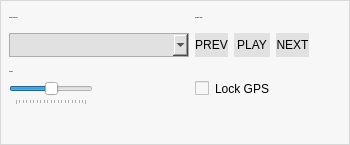
           <widget class="QGroupBox" name="grpAudio">
            <property name="sizePolicy">
             <sizepolicy hsizetype="Expanding" vsizetype="Expanding">
              <horstretch>0</horstretch>
              <verstretch>0</verstretch>
             </sizepolicy>
            </property>
            <property name="minimumSize">
             <size>
              <width>350</width>
              <height>145</height>
             </size>
            </property>
            <property name="maximumSize">
             <size>
              <width>350</width>
              <height>200</height>
             </size>
            </property>
            <property name="font">
             <font>
              <family>Segoe UI</family>
              <pointsize>8</pointsize>
              <weight>50</weight>
              <bold>false</bold>
             </font>
            </property>
            <property name="autoFillBackground">
             <bool>false</bool>
            </property>
            <property name="styleSheet">
             <string notr="true">background-color: #F7F7F7;
border-style:solid;
border-width: 1px;
border-color: #D8D8D8;</string>
            </property>
            <property name="title">
             <string/>
            </property>
            <property name="alignment">
             <set>Qt::AlignBottom|Qt::AlignLeading|Qt::AlignLeft</set>
            </property>
            <property name="flat">
             <bool>false</bool>
            </property>
            <property name="checkable">
             <bool>false</bool>
            </property>
            <layout class="QFormLayout" name="formLayout">
             <property name="leftMargin">
              <number>8</number>
             </property>
             <property name="topMargin">
              <number>8</number>
             </property>
             <property name="rightMargin">
              <number>5</number>
             </property>
             <property name="bottomMargin">
              <number>5</number>
             </property>
             <item row="0" column="0">
              <layout class="QGridLayout" name="gridLayout">
               <item row="0" column="0">
                <layout class="QVBoxLayout" name="verticalLayout">
                 <item>
                  <layout class="QHBoxLayout" name="horizontalLayout">
                   <item>
                    <widget class="QLabel" name="label_4">
                     <property name="minimumSize">
                      <size>
                       <width>0</width>
                       <height>18</height>
                      </size>
                     </property>
                     <property name="maximumSize">
                      <size>
                       <width>16777215</width>
                       <height>18</height>
                      </size>
                     </property>
                     <property name="font">
                      <font>
                       <family>Segoe UI</family>
                       <pointsize>-1</pointsize>
                       <weight>75</weight>
                       <italic>false</italic>
                       <bold>true</bold>
                       <kerning>false</kerning>
                      </font>
                     </property>
                     <property name="styleSheet">
                      <string notr="true">font: Bold 13px 'Segoe UI';
border:none;</string>
                     </property>
                     <property name="text">
                      <string>Current Audio File:</string>
                     </property>
                    </widget>
                   </item>
                   <item>
                    <spacer name="horizontalSpacer">
                     <property name="orientation">
                      <enum>Qt::Horizontal</enum>
                     </property>
                     <property name="sizeType">
                      <enum>QSizePolicy::Expanding</enum>
                     </property>
                     <property name="sizeHint" stdset="0">
                      <size>
                       <width>50</width>
                       <height>18</height>
                      </size>
                     </property>
                    </spacer>
                   </item>
                  </layout>
                 </item>
                 <item>
                  <widget class="QComboBox" name="wavFileList">
                   <property name="minimumSize">
                    <size>
                     <width>180</width>
                     <height>24</height>
                    </size>
                   </property>
                   <property name="maximumSize">
                    <size>
                     <width>16777215</width>
                     <height>24</height>
                    </size>
                   </property>
                   <property name="styleSheet">
                    <string notr="true">QComboBox
{
font-size:  12px;
font-style: regular;
font-family: &quot;Segoe UI&quot;;
border: 1px solid #ADADAD;
background-color: #E1E1E1;
}
QComboBox::drop-down
{
     subcontrol-origin: padding;
     subcontrol-position: top right;
     width: 15px;
     color: white;
 }
QComboBox QAbstractItemView
{
    border: 2px solid darkgray;
    color: black;
    background-color:white;
}</string>
                   </property>
                  </widget>
                 </item>
                </layout>
               </item>
               <item row="1" column="0">
                <layout class="QVBoxLayout" name="verticalLayout_2">
                 <property name="spacing">
                  <number>0</number>
                 </property>
                 <property name="leftMargin">
                  <number>0</number>
                 </property>
                 <property name="topMargin">
                  <number>0</number>
                 </property>
                 <property name="rightMargin">
                  <number>0</number>
                 </property>
                 <property name="bottomMargin">
                  <number>0</number>
                 </property>
                 <item>
                  <widget class="QLabel" name="label_6">
                   <property name="minimumSize">
                    <size>
                     <width>0</width>
                     <height>18</height>
                    </size>
                   </property>
                   <property name="maximumSize">
                    <size>
                     <width>16777215</width>
                     <height>18</height>
                    </size>
                   </property>
                   <property name="font">
                    <font>
                     <family>Segoe UI</family>
                     <pointsize>-1</pointsize>
                     <weight>75</weight>
                     <italic>false</italic>
                     <bold>true</bold>
                     <kerning>false</kerning>
                    </font>
                   </property>
                   <property name="styleSheet">
                    <string notr="true">font: Bold 13px 'Segoe UI';
border:none;</string>
                   </property>
                   <property name="text">
                    <string>Volume:</string>
                   </property>
                  </widget>
                 </item>
                 <item>
                  <widget class="QSlider" name="Volume">
                   <property name="sizePolicy">
                    <sizepolicy hsizetype="Fixed" vsizetype="Fixed">
                     <horstretch>0</horstretch>
                     <verstretch>0</verstretch>
                    </sizepolicy>
                   </property>
                   <property name="minimumSize">
                    <size>
                     <width>71</width>
                     <height>24</height>
                    </size>
                   </property>
                   <property name="maximumSize">
                    <size>
                     <width>16777215</width>
                     <height>24</height>
                    </size>
                   </property>
                   <property name="styleSheet">
                    <string notr="true">border:none;</string>
                   </property>
                   <property name="value">
                    <number>50</number>
                   </property>
                   <property name="orientation">
                    <enum>Qt::Horizontal</enum>
                   </property>
                   <property name="tickPosition">
                    <enum>QSlider::TicksBelow</enum>
                   </property>
                   <property name="tickInterval">
                    <number>5</number>
                   </property>
                  </widget>
                 </item>
                </layout>
               </item>
              </layout>
             </item>
             <item row="0" column="1">
              <layout class="QFormLayout" name="formLayout_2">
               <item row="0" column="0">
                <layout class="QVBoxLayout" name="verticalLayout_3">
                 <item>
                  <layout class="QHBoxLayout" name="horizontalLayout_5">
                   <item>
                    <widget class="QLabel" name="label_5">
                     <property name="minimumSize">
                      <size>
                       <width>0</width>
                       <height>18</height>
                      </size>
                     </property>
                     <property name="maximumSize">
                      <size>
                       <width>16777215</width>
                       <height>18</height>
                      </size>
                     </property>
                     <property name="font">
                      <font>
                       <family>Segoe UI</family>
                       <pointsize>-1</pointsize>
                       <weight>75</weight>
                       <italic>false</italic>
                       <bold>true</bold>
                       <kerning>false</kerning>
                      </font>
                     </property>
                     <property name="styleSheet">
                      <string notr="true">font: Bold 13px 'Segoe UI';
border:none;</string>
                     </property>
                     <property name="text">
                      <string>Playback Audio:</string>
                     </property>
                    </widget>
                   </item>
                   <item>
                    <spacer name="horizontalSpacer_6">
                     <property name="orientation">
                      <enum>Qt::Horizontal</enum>
                     </property>
                     <property name="sizeType">
                      <enum>QSizePolicy::Fixed</enum>
                     </property>
                     <property name="sizeHint" stdset="0">
                      <size>
                       <width>40</width>
                       <height>18</height>
                      </size>
                     </property>
                    </spacer>
                   </item>
                  </layout>
                 </item>
                 <item>
                  <layout class="QHBoxLayout" name="horizontalLayout_2">
                   <item>
                    <widget class="QPushButton" name="Back">
                     <property name="minimumSize">
                      <size>
                       <width>0</width>
                       <height>24</height>
                      </size>
                     </property>
                     <property name="maximumSize">
                      <size>
                       <width>70</width>
                       <height>24</height>
                      </size>
                     </property>
                     <property name="styleSheet">
                      <string notr="true">QPushButton {
  border: none;
  opacity: 1;
  text-align: center;
  font: BOLD 13px &quot;Segoe UI&quot;;
  color: #000000;
  background: #E1E1E1;
  margin: 0;
}
QPushButton:hover{
  color: #000000;
  background-color: #ADADAD;
}
QPushButton:focus{
  #box-shadow: none, 0 0 0 0.2rem rgba(0, 188, 212, 0.5);
}</string>
                     </property>
                     <property name="text">
                      <string>PREV</string>
                     </property>
                    </widget>
                   </item>
                   <item>
                    <widget class="QPushButton" name="Play">
                     <property name="minimumSize">
                      <size>
                       <width>0</width>
                       <height>24</height>
                      </size>
                     </property>
                     <property name="maximumSize">
                      <size>
                       <width>70</width>
                       <height>24</height>
                      </size>
                     </property>
                     <property name="styleSheet">
                      <string notr="true">QPushButton {
  border: none;
  opacity: 1;
  text-align: center;
  font: BOLD 13px &quot;Segoe UI&quot;;
  color: #000000;
  background: #E1E1E1;
  margin: 0;
  padding-left: 3px; 
  padding-right: 3px;
}
QPushButton:hover{
  color: #000000;
  background-color: #ADADAD;
}
QPushButton:focus{
  #box-shadow: none, 0 0 0 0.2rem rgba(0, 188, 212, 0.5);
}</string>
                     </property>
                     <property name="text">
                      <string>PLAY</string>
                     </property>
                    </widget>
                   </item>
                   <item>
                    <widget class="QPushButton" name="Next">
                     <property name="minimumSize">
                      <size>
                       <width>0</width>
                       <height>24</height>
                      </size>
                     </property>
                     <property name="maximumSize">
                      <size>
                       <width>70</width>
                       <height>24</height>
                      </size>
                     </property>
                     <property name="styleSheet">
                      <string notr="true">QPushButton {
  border: none;
  opacity: 1;
  text-align: center;
  font: BOLD 13px &quot;Segoe UI&quot;;
  color: #000000;
  background: #E1E1E1;
  margin: 0;
}
QPushButton:hover{
  color: #000000;
  background-color: #ADADAD;
}
QPushButton:focus{
  #box-shadow: none, 0 0 0 0.2rem rgba(0, 188, 212, 0.5);
}</string>
                     </property>
                     <property name="text">
                      <string>NEXT</string>
                     </property>
                    </widget>
                   </item>
                  </layout>
                 </item>
                </layout>
               </item>
               <item row="1" column="0">
                <layout class="QVBoxLayout" name="verticalLayout_4">
                 <item>
                  <spacer name="horizontalSpacer_2">
                   <property name="orientation">
                    <enum>Qt::Horizontal</enum>
                   </property>
                   <property name="sizeType">
                    <enum>QSizePolicy::Expanding</enum>
                   </property>
                   <property name="sizeHint" stdset="0">
                    <size>
                     <width>40</width>
                     <height>18</height>
                    </size>
                   </property>
                  </spacer>
                 </item>
                 <item>
                  <widget class="QCheckBox" name="lockGPS">
                   <property name="sizePolicy">
                    <sizepolicy hsizetype="Fixed" vsizetype="Fixed">
                     <horstretch>0</horstretch>
                     <verstretch>0</verstretch>
                    </sizepolicy>
                   </property>
                   <property name="styleSheet">
                    <string notr="true">font: Bold 13px 'Segoe UI';
border:none;</string>
                   </property>
                   <property name="text">
                    <string>Lock GPS</string>
                   </property>
                  </widget>
                 </item>
                </layout>
               </item>
              </layout>
             </item>
            </layout>
           </widget>
